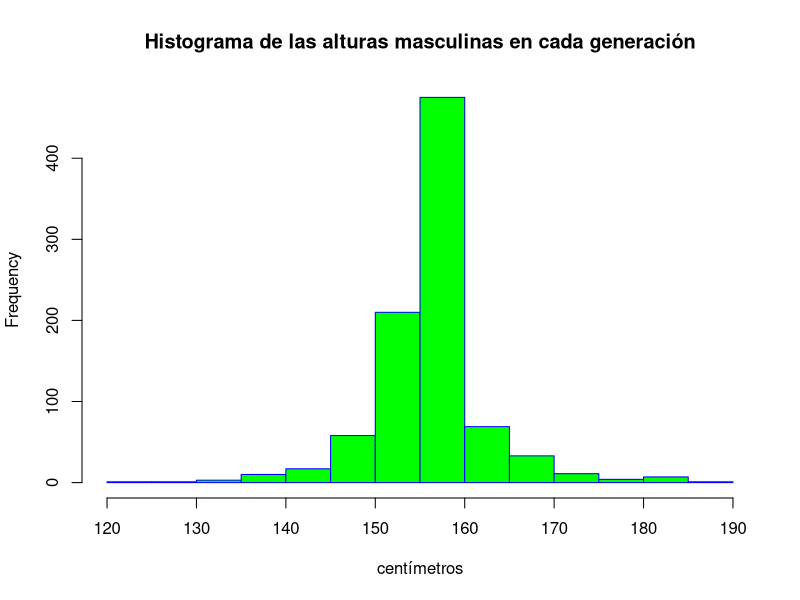

Write R code to recreate this figure.
# Kevin Fernando Delgado Santos 201650026J

#altura de padres:
popular <- data.frame(m = rnorm(100, 160, 20), f = rnorm(100, 160, 20))
popular

# Emparejamiento de padres y cálculo de altura de los hijos:
prox.gen <- function(popular) {
   popular$m <- sample(popular$m)
   popular$m <- apply(popular, 1, mean)
   popular$f <- popular$m
   return(popular)
}

prox.gen(popular)

list_gen <- list()
list_gen$gen_1 <- prox.gen(popular)

for (i in 1:9)
{
  list_gen[[i + 1]] <- prox.gen(as.data.frame(list_gen[[i]]))
  cat("generación ", i, "\n")
  print(list_gen[[i]])
}

gen_masc <- cbind(list_gen[[1]]$m, list_gen[[2]]$m, list_gen[[3]]$m, 
                  list_gen[[4]]$m, list_gen[[5]]$m, list_gen[[6]]$m, 
                  list_gen[[7]]$m, list_gen[[8]]$m, list_gen[[9]]$m)

hist(gen_masc, main="Histograma de las alturas masculinas en cada generación", 
     xlab="centímetros", 
     border="blue", 
     col="green")